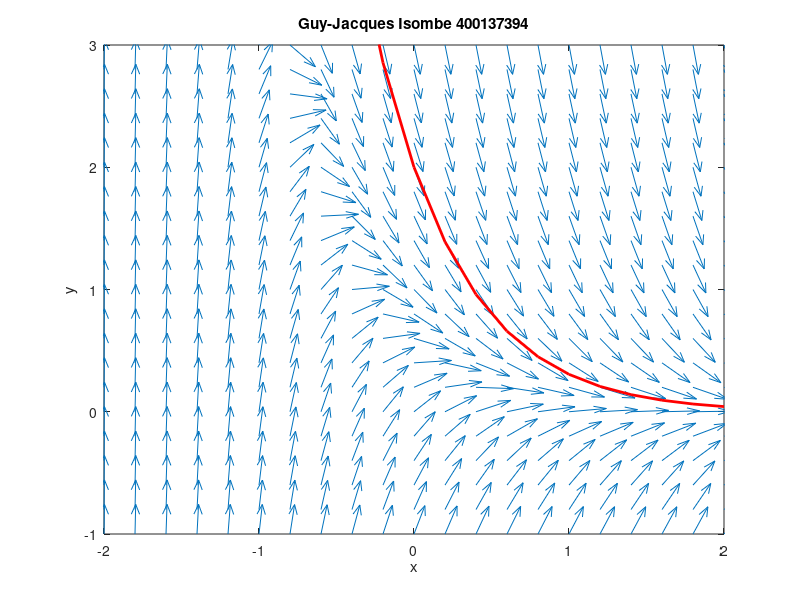

Source code (MATLAB):
[x, y] = meshgrid(-2:0.2:2,-1:0.2:3);

a = ones(size(x));
b = [exp(-2.2*x) - 2.3*y];

ascaled = a./sqrt(a.^2+b.^2);
bscaled = b./sqrt(a.^2+b.^2);

quiver(x,y,ascaled,bscaled);
hold on;
plot(-2:0.2:2,10*exp(-2.2*[-2:0.2:2])- 8*exp(-2.3*[-2:0.2:2]),'r','LineWidth', 2);
hold off;

axis([-2 2 -1 3]);
title("Guy-Jacques Isombe 400137394");
xlabel('x');
ylabel('y');
